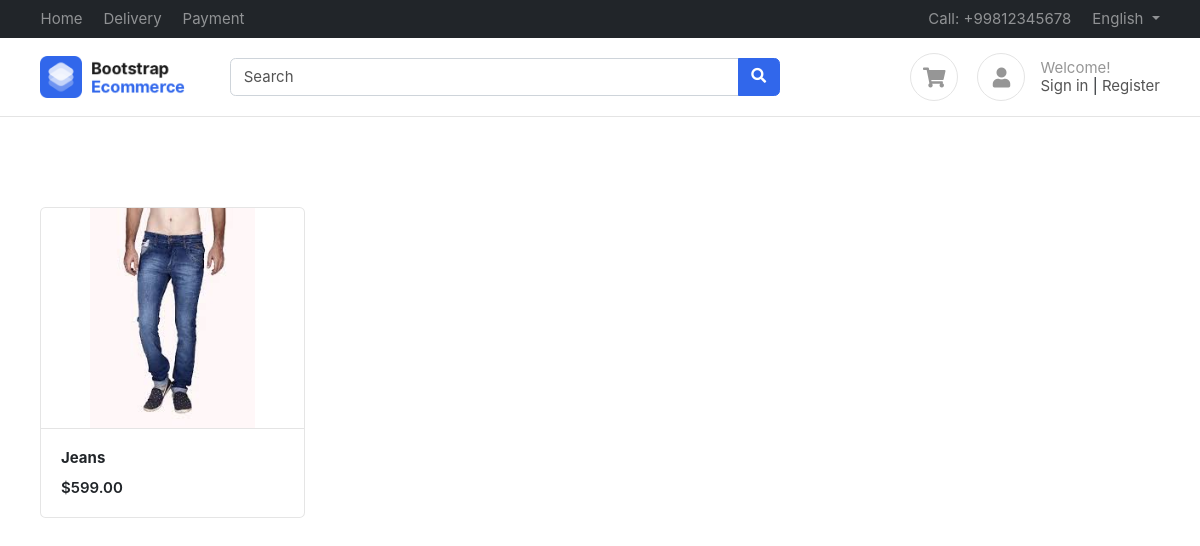
The app's page /, older data.
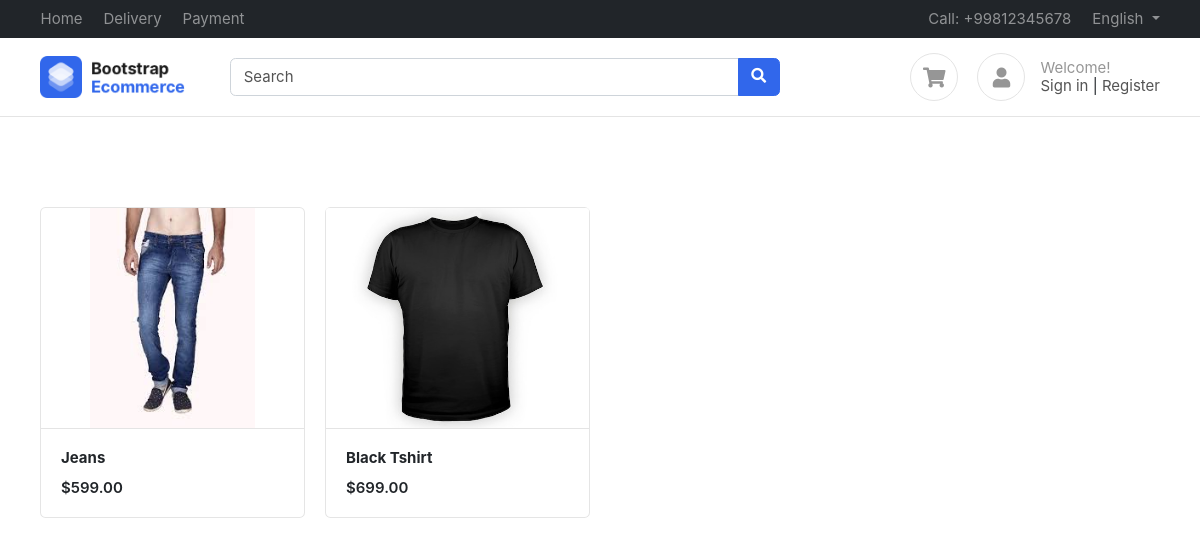
The same page, newer data.
### products/models.py (models this page shows, shortened)
class Product(BaseModel):
    product_name = models.CharField(max_length=100)
    slug = models.SlugField(unique=True,null=True,blank=True)
    price = models.IntegerField()
    category = models.ForeignKey(Category, on_delete=models.CASCADE,related_name="products")
    product_description = models.TextField()
    color = models.ManyToManyField(ColorVariant,blank=True)
    size = models.ManyToManyField(SizeVariant,blank=True)

class ProductImage(BaseModel):
    product = models.ForeignKey(Product, on_delete=models.CASCADE, related_name="product_images")
    image = models.ImageField(upload_to="product")
    is_featured = models.BooleanField(default=False)

### home/views.py (the view)
# urls.py: path('',index,name='index'),
def index(request):
    context = {'products': Product.objects.all()}
    return render(request,'home/index.html',context)

### templates/home/index.html
{% extends "base/base.html"%}
{% block start %}
<div class="container mt-5 pt-5">
    <div class="row">
        {% for product in products %}
        <div class="col-md-3">
            <figure class="card card-product-grid">
                <div class="img-wrap"> <img src="/media/{{product.product_images.first.image}}"> </div>
                <figcaption class="info-wrap border-top">
                    <a href="{% url 'get_products' product.slug %}" class="title"><b>{{product.product_name}}</b></a>
                    <div class="price mt-2">${{product.price}}.00</div>
                </figcaption>
            </figure>
        </div>
        {% endfor %}
        </div>
    </div>
{% endblock %}

### templates/base/base.html (shortened to what this page needs)
<!DOCTYPE HTML>
<html lang="en">
<head>
<link href="/media/css/bootstrap.css" rel="stylesheet" type="text/css"/>
<link href="/media/fonts/fontawesome/css/all.min.css" type="text/css" rel="stylesheet">
<link href="/media/css/ui.css" rel="stylesheet" type="text/css"/>
<link href="/media/css/responsive.css" rel="stylesheet" />
</head>
<body>
	<header class="section-header">
		<nav class="navbar navbar-dark navbar-expand p-0 bg-dark">
		<div class="container">
			<ul class="navbar-nav d-none d-md-flex mr-auto">
				<li class="nav-item"><a class="nav-link" href="#">Home</a></li>
				<li class="nav-item"><a class="nav-link" href="#">Delivery</a></li>
				<li class="nav-item"><a class="nav-link" href="#">Payment</a></li>
			</ul>
			<ul class="navbar-nav">
				<li class="nav-item"><a href="#" class="nav-link"> Call: +99812345678 </a></li>
				<li class="nav-item dropdown">
					 <a href="#" class="nav-link dropdown-toggle" data-toggle="dropdown"> English </a>
				</li>
			</ul>
		  </div>
		</nav>
		<section class="header-main border-bottom">
			<div class="container">
		<div class="row align-items-center">
			<div class="col-lg-2 col-4">
				<div class="brand-wrap">
					<img class="logo" src="images/logo.png">
				</div>
			</div>
			<div class="col-lg-6 col-sm-12">
				<form action="#" class="search">
					<div class="input-group w-100">
						<input type="text" class="form-control" placeholder="Search">
						<div class="input-group-append">
						  <button class="btn btn-primary" type="submit">
							<i class="fa fa-search"></i>
						  </button>
						</div>
					</div>
				</form>
			</div>
			<div class="col-lg-4 col-sm-6 col-8">
				<div class="widgets-wrap float-md-right">
					<div class="widget-header  mr-3">
						<a href="{% url 'cart' %}" class="icon icon-sm rounded-circle border"><i class="fa fa-shopping-cart"></i></a>
					</div>
					<div class="widget-header icontext">
						<a href="#" class="icon icon-sm rounded-circle border"><i class="fa fa-user"></i></a>
						<div class="text">
							<span class="text-muted">Welcome!</span>
							<div>
								<a href="#">Sign in</a> |
								<a href="#"> Register</a>
							</div>
						</div>
					</div>
				</div>
			</div>
		</div>
			</div>
		</section>
		</header>
        {% block start %}
        {% endblock %}
        </body>
        </html>

### public/static/css/ui.css (style rules this page uses)
html { font-family: 'Inter', sans-serif; font-size: 15px; }
.img-wrap { text-align: center; display: block; }
.img-wrap img { max-width: 100%; }
.icon-xs, .icon-sm, .icon-md, .icon-lg { display: inline-block; text-align: center; flex-shrink: 0; flex-grow: 0; }
.icon-sm { width: 48px; height: 48px; line-height: 48px; font-size: 20px; }
figure { margin-bottom: 0; }
.card .title { color: #212529; }
.header-main { position: relative; padding-top: 1rem; padding-bottom: 1rem; }
.brand-wrap .logo, .navbar-brand .logo { margin-right: 7px; max-height: 42px; display: inline-block; }
.widget-header { display: inline-block; vertical-align: middle; position: relative; }
.widget-header a { color: #545454; }
.widget-header i { color: #969696; }
[class*='card-product'] a.title { color: #212529; display: block; }
[class*='card-product'] .img-wrap { overflow: hidden; position: relative; }
[class*='card-product'] .img-wrap img { height: 100%; max-width: 100%; width: auto; display: inline-block; object-fit: cover; }
.card-product-grid { margin-bottom: 20px; }
.card-product-grid .img-wrap { border-radius: 0.2rem 0.2rem 0 0; height: 220px; }
.card-product-grid .info-wrap { overflow: hidden; padding: 18px 20px; }
.card .img-wrap { overflow: hidden; }
.icontext { display: inline-flex; align-items: center; vertical-align: middle; }
.icontext .text { width: 100%; line-height: 1.2; color: #212529; }
.icontext .icon { position: relative; margin-right: 15px; flex-shrink: 0; flex-grow: 0; }
.price { font-weight: 600; color: #212529; }

Row changes from the older to the newer data that the page shows:
added Product: product_images.first.image (picture), product_name "Black Tshirt", price "699"
